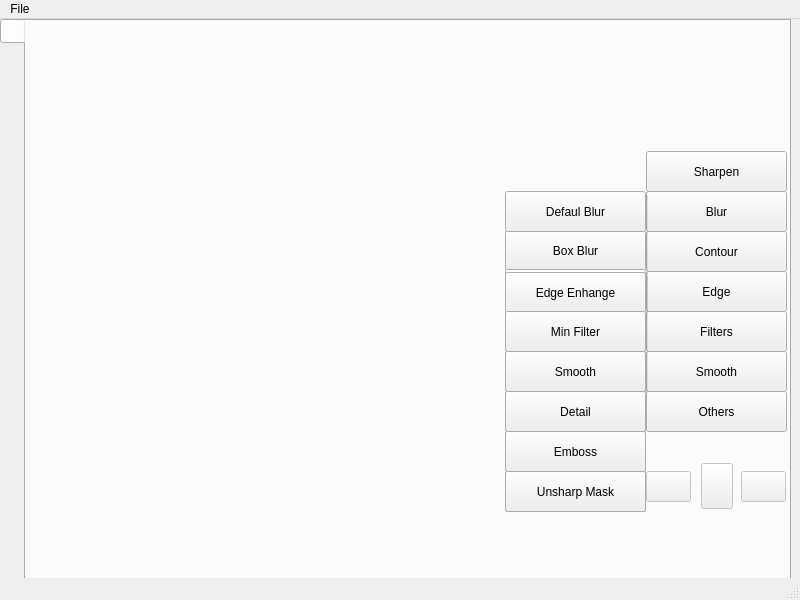
<?xml version="1.0" encoding="UTF-8"?>
<ui version="4.0">
 <class>MainWindow</class>
 <widget class="QMainWindow" name="MainWindow">
  <property name="geometry">
   <rect>
    <x>0</x>
    <y>0</y>
    <width>800</width>
    <height>600</height>
   </rect>
  </property>
  <property name="minimumSize">
   <size>
    <width>800</width>
    <height>600</height>
   </size>
  </property>
  <property name="maximumSize">
   <size>
    <width>1920</width>
    <height>1080</height>
   </size>
  </property>
  <property name="windowTitle">
   <string>Resim Düzenleyici | Maresal PRM</string>
  </property>
  <property name="windowIcon">
   <iconset>
    <normaloff>icons/mplog_mini.png</normaloff>icons/mplog_mini.png</iconset>
  </property>
  <property name="tabShape">
   <enum>QTabWidget::Triangular</enum>
  </property>
  <widget class="QWidget" name="centralwidget">
   <widget class="QTabWidget" name="tabWidget">
    <property name="geometry">
     <rect>
      <x>0</x>
      <y>0</y>
      <width>791</width>
      <height>611</height>
     </rect>
    </property>
    <property name="tabPosition">
     <enum>QTabWidget::West</enum>
    </property>
    <property name="tabShape">
     <enum>QTabWidget::Rounded</enum>
    </property>
    <property name="currentIndex">
     <number>0</number>
    </property>
    <property name="tabsClosable">
     <bool>false</bool>
    </property>
    <property name="movable">
     <bool>false</bool>
    </property>
    <property name="tabBarAutoHide">
     <bool>false</bool>
    </property>
    <widget class="QWidget" name="tab">
     <attribute name="title">
      <string/>
     </attribute>
     <widget class="QLabel" name="label">
      <property name="geometry">
       <rect>
        <x>20</x>
        <y>20</y>
        <width>571</width>
        <height>511</height>
       </rect>
      </property>
      <property name="text">
       <string/>
      </property>
     </widget>
     <widget class="QFrame" name="frame">
      <property name="geometry">
       <rect>
        <x>600</x>
        <y>60</y>
        <width>181</width>
        <height>431</height>
       </rect>
      </property>
      <property name="styleSheet">
       <string notr="true">#frame{image: url(:/icons/icons/bar.png);}</string>
      </property>
      <property name="frameShape">
       <enum>QFrame::NoFrame</enum>
      </property>
      <property name="frameShadow">
       <enum>QFrame::Raised</enum>
      </property>
      <widget class="QPushButton" name="pushButton">
       <property name="geometry">
        <rect>
         <x>20</x>
         <y>70</y>
         <width>141</width>
         <height>41</height>
        </rect>
       </property>
       <property name="styleSheet">
        <string notr="true">#pushButton{border-image: url(:/icons/icons/btn1.png);}
#pushButton:hover{border-image: url(:/icons/icons/btn.png);}</string>
       </property>
       <property name="text">
        <string>Sharpen</string>
       </property>
      </widget>
      <widget class="QPushButton" name="pushButton_2">
       <property name="geometry">
        <rect>
         <x>20</x>
         <y>110</y>
         <width>141</width>
         <height>41</height>
        </rect>
       </property>
       <property name="styleSheet">
        <string notr="true">#pushButton_2{border-image: url(:/icons/icons/btn1.png);}
#pushButton_2:hover{border-image: url(:/icons/icons/btn.png);}</string>
       </property>
       <property name="text">
        <string>Blur</string>
       </property>
      </widget>
      <widget class="QPushButton" name="pushButton_3">
       <property name="geometry">
        <rect>
         <x>20</x>
         <y>150</y>
         <width>141</width>
         <height>41</height>
        </rect>
       </property>
       <property name="styleSheet">
        <string notr="true">#pushButton_3{border-image: url(:/icons/icons/btn1.png);}
#pushButton_3:hover{border-image: url(:/icons/icons/btn.png);}</string>
       </property>
       <property name="text">
        <string>Contour</string>
       </property>
      </widget>
      <widget class="QPushButton" name="pushButton_4">
       <property name="geometry">
        <rect>
         <x>20</x>
         <y>190</y>
         <width>141</width>
         <height>41</height>
        </rect>
       </property>
       <property name="styleSheet">
        <string notr="true">#pushButton_4{border-image: url(:/icons/icons/btn1.png);}
#pushButton_4:hover{border-image: url(:/icons/icons/btn.png);}</string>
       </property>
       <property name="text">
        <string>Edge</string>
       </property>
      </widget>
      <widget class="QPushButton" name="pushButton_5">
       <property name="geometry">
        <rect>
         <x>20</x>
         <y>230</y>
         <width>141</width>
         <height>41</height>
        </rect>
       </property>
       <property name="styleSheet">
        <string notr="true">#pushButton_5{border-image: url(:/icons/icons/btn1.png);}
#pushButton_5:hover{border-image: url(:/icons/icons/btn.png);}</string>
       </property>
       <property name="text">
        <string>Filters</string>
       </property>
      </widget>
      <widget class="QPushButton" name="pushButton_6">
       <property name="geometry">
        <rect>
         <x>20</x>
         <y>270</y>
         <width>141</width>
         <height>41</height>
        </rect>
       </property>
       <property name="styleSheet">
        <string notr="true">#pushButton_6{border-image: url(:/icons/icons/btn1.png);}
#pushButton_6:hover{border-image: url(:/icons/icons/btn.png);}</string>
       </property>
       <property name="text">
        <string>Smooth</string>
       </property>
      </widget>
      <widget class="QPushButton" name="pushButton_7">
       <property name="geometry">
        <rect>
         <x>20</x>
         <y>310</y>
         <width>141</width>
         <height>41</height>
        </rect>
       </property>
       <property name="styleSheet">
        <string notr="true">#pushButton_7{border-image: url(:/icons/icons/btn1.png);}
#pushButton_7:hover{border-image: url(:/icons/icons/btn.png);}</string>
       </property>
       <property name="text">
        <string>Others</string>
       </property>
      </widget>
      <widget class="QPushButton" name="pushButton_8">
       <property name="enabled">
        <bool>false</bool>
       </property>
       <property name="geometry">
        <rect>
         <x>20</x>
         <y>390</y>
         <width>45</width>
         <height>31</height>
        </rect>
       </property>
       <property name="styleSheet">
        <string notr="true">#pushButton_8{border-image: url(:/icons/icons/closeleft.png);}
</string>
       </property>
       <property name="text">
        <string/>
       </property>
      </widget>
      <widget class="QPushButton" name="pushButton_9">
       <property name="enabled">
        <bool>false</bool>
       </property>
       <property name="geometry">
        <rect>
         <x>115</x>
         <y>390</y>
         <width>45</width>
         <height>31</height>
        </rect>
       </property>
       <property name="styleSheet">
        <string notr="true">#pushButton_9{border-image: url(:/icons/icons/closeright.png);}

</string>
       </property>
       <property name="text">
        <string/>
       </property>
      </widget>
      <widget class="QPushButton" name="pushButton_10">
       <property name="enabled">
        <bool>false</bool>
       </property>
       <property name="geometry">
        <rect>
         <x>75</x>
         <y>382</y>
         <width>32</width>
         <height>46</height>
        </rect>
       </property>
       <property name="styleSheet">
        <string notr="true">#pushButton_10{border-image: url(:/icons/icons/restartclose.png);}

</string>
       </property>
       <property name="text">
        <string notr="true"/>
       </property>
       <property name="shortcut">
        <string notr="true"/>
       </property>
      </widget>
     </widget>
     <widget class="QGroupBox" name="groupBox">
      <property name="geometry">
       <rect>
        <x>479</x>
        <y>170</y>
        <width>143</width>
        <height>121</height>
       </rect>
      </property>
      <property name="title">
       <string/>
      </property>
      <property name="alignment">
       <set>Qt::AlignCenter</set>
      </property>
      <widget class="QPushButton" name="pushButton_12">
       <property name="geometry">
        <rect>
         <x>0</x>
         <y>39</y>
         <width>141</width>
         <height>41</height>
        </rect>
       </property>
       <property name="styleSheet">
        <string notr="true">#pushButton_12{border-image: url(:/icons/icons/btn1.png);}
#pushButton_12:hover{border-image: url(:/icons/icons/btn.png);}</string>
       </property>
       <property name="text">
        <string>Box Blur</string>
       </property>
      </widget>
      <widget class="QPushButton" name="pushButton_13">
       <property name="geometry">
        <rect>
         <x>0</x>
         <y>78</y>
         <width>141</width>
         <height>41</height>
        </rect>
       </property>
       <property name="styleSheet">
        <string notr="true">#pushButton_13{border-image: url(:/icons/icons/btn1.png);}
#pushButton_13:hover{border-image: url(:/icons/icons/btn.png);}</string>
       </property>
       <property name="text">
        <string>Gaussian Blur</string>
       </property>
      </widget>
      <widget class="QPushButton" name="pushButton_11">
       <property name="geometry">
        <rect>
         <x>0</x>
         <y>0</y>
         <width>141</width>
         <height>41</height>
        </rect>
       </property>
       <property name="styleSheet">
        <string notr="true">#pushButton_11{border-image: url(:/icons/icons/btn1.png);}
#pushButton_11:hover{border-image: url(:/icons/icons/btn.png);}</string>
       </property>
       <property name="text">
        <string>Defaul Blur</string>
       </property>
      </widget>
     </widget>
     <widget class="QGroupBox" name="groupBox_2">
      <property name="geometry">
       <rect>
        <x>479</x>
        <y>251</y>
        <width>143</width>
        <height>120</height>
       </rect>
      </property>
      <property name="title">
       <string/>
      </property>
      <property name="alignment">
       <set>Qt::AlignCenter</set>
      </property>
      <widget class="QPushButton" name="pushButton_14">
       <property name="geometry">
        <rect>
         <x>0</x>
         <y>39</y>
         <width>141</width>
         <height>41</height>
        </rect>
       </property>
       <property name="styleSheet">
        <string notr="true">#pushButton_14{border-image: url(:/icons/icons/btn1.png);}
#pushButton_14:hover{border-image: url(:/icons/icons/btn.png);}</string>
       </property>
       <property name="text">
        <string>Edge Enhange More</string>
       </property>
      </widget>
      <widget class="QPushButton" name="pushButton_16">
       <property name="geometry">
        <rect>
         <x>0</x>
         <y>0</y>
         <width>141</width>
         <height>41</height>
        </rect>
       </property>
       <property name="styleSheet">
        <string notr="true">#pushButton_16{border-image: url(:/icons/icons/btn1.png);}
#pushButton_16:hover{border-image: url(:/icons/icons/btn.png);}</string>
       </property>
       <property name="text">
        <string>Edge Enhange</string>
       </property>
      </widget>
      <widget class="QPushButton" name="pushButton_15">
       <property name="geometry">
        <rect>
         <x>0</x>
         <y>79</y>
         <width>141</width>
         <height>41</height>
        </rect>
       </property>
       <property name="styleSheet">
        <string notr="true">#pushButton_15{border-image: url(:/icons/icons/btn1.png);}
#pushButton_15:hover{border-image: url(:/icons/icons/btn.png);}</string>
       </property>
       <property name="text">
        <string>Find Edges</string>
       </property>
      </widget>
     </widget>
     <widget class="QGroupBox" name="groupBox_3">
      <property name="geometry">
       <rect>
        <x>479</x>
        <y>290</y>
        <width>141</width>
        <height>201</height>
       </rect>
      </property>
      <property name="title">
       <string/>
      </property>
      <widget class="QPushButton" name="pushButton_17">
       <property name="geometry">
        <rect>
         <x>0</x>
         <y>40</y>
         <width>141</width>
         <height>41</height>
        </rect>
       </property>
       <property name="styleSheet">
        <string notr="true">#pushButton_17{border-image: url(:/icons/icons/btn1.png);}
#pushButton_17:hover{border-image: url(:/icons/icons/btn.png);}</string>
       </property>
       <property name="text">
        <string>Max Filter</string>
       </property>
      </widget>
      <widget class="QPushButton" name="pushButton_18">
       <property name="geometry">
        <rect>
         <x>0</x>
         <y>80</y>
         <width>141</width>
         <height>41</height>
        </rect>
       </property>
       <property name="styleSheet">
        <string notr="true">#pushButton_18{border-image: url(:/icons/icons/btn1.png);}
#pushButton_18:hover{border-image: url(:/icons/icons/btn.png);}</string>
       </property>
       <property name="text">
        <string>Median Filter</string>
       </property>
      </widget>
      <widget class="QPushButton" name="pushButton_19">
       <property name="geometry">
        <rect>
         <x>0</x>
         <y>120</y>
         <width>141</width>
         <height>41</height>
        </rect>
       </property>
       <property name="styleSheet">
        <string notr="true">#pushButton_19{border-image: url(:/icons/icons/btn1.png);}
#pushButton_19:hover{border-image: url(:/icons/icons/btn.png);}</string>
       </property>
       <property name="text">
        <string>Mode Filter</string>
       </property>
      </widget>
      <widget class="QPushButton" name="pushButton_20">
       <property name="geometry">
        <rect>
         <x>0</x>
         <y>160</y>
         <width>141</width>
         <height>41</height>
        </rect>
       </property>
       <property name="styleSheet">
        <string notr="true">#pushButton_20{border-image: url(:/icons/icons/btn1.png);}
#pushButton_20:hover{border-image: url(:/icons/icons/btn.png);}</string>
       </property>
       <property name="text">
        <string>Rank Filter</string>
       </property>
      </widget>
      <widget class="QPushButton" name="pushButton_21">
       <property name="geometry">
        <rect>
         <x>0</x>
         <y>0</y>
         <width>141</width>
         <height>41</height>
        </rect>
       </property>
       <property name="styleSheet">
        <string notr="true">#pushButton_21{border-image: url(:/icons/icons/btn1.png);}
#pushButton_21:hover{border-image: url(:/icons/icons/btn.png);}</string>
       </property>
       <property name="text">
        <string>Min Filter</string>
       </property>
      </widget>
     </widget>
     <widget class="QGroupBox" name="groupBox_4">
      <property name="geometry">
       <rect>
        <x>479</x>
        <y>330</y>
        <width>141</width>
        <height>81</height>
       </rect>
      </property>
      <property name="title">
       <string/>
      </property>
      <widget class="QPushButton" name="pushButton_22">
       <property name="geometry">
        <rect>
         <x>0</x>
         <y>0</y>
         <width>141</width>
         <height>41</height>
        </rect>
       </property>
       <property name="styleSheet">
        <string notr="true">#pushButton_22{border-image: url(:/icons/icons/btn1.png);}
#pushButton_22:hover{border-image: url(:/icons/icons/btn.png);}</string>
       </property>
       <property name="text">
        <string>Smooth</string>
       </property>
      </widget>
      <widget class="QPushButton" name="pushButton_23">
       <property name="geometry">
        <rect>
         <x>0</x>
         <y>40</y>
         <width>141</width>
         <height>41</height>
        </rect>
       </property>
       <property name="styleSheet">
        <string notr="true">#pushButton_23{border-image: url(:/icons/icons/btn1.png);}
#pushButton_23:hover{border-image: url(:/icons/icons/btn.png);}</string>
       </property>
       <property name="text">
        <string>Smooth More</string>
       </property>
      </widget>
     </widget>
     <widget class="QGroupBox" name="groupBox_5">
      <property name="geometry">
       <rect>
        <x>479</x>
        <y>370</y>
        <width>141</width>
        <height>121</height>
       </rect>
      </property>
      <property name="title">
       <string/>
      </property>
      <widget class="QPushButton" name="pushButton_28">
       <property name="geometry">
        <rect>
         <x>0</x>
         <y>0</y>
         <width>141</width>
         <height>41</height>
        </rect>
       </property>
       <property name="styleSheet">
        <string notr="true">#pushButton_28{border-image: url(:/icons/icons/btn1.png);}
#pushButton_28:hover{border-image: url(:/icons/icons/btn.png);}</string>
       </property>
       <property name="text">
        <string>Detail</string>
       </property>
      </widget>
      <widget class="QPushButton" name="pushButton_24">
       <property name="geometry">
        <rect>
         <x>0</x>
         <y>40</y>
         <width>141</width>
         <height>41</height>
        </rect>
       </property>
       <property name="styleSheet">
        <string notr="true">#pushButton_24{border-image: url(:/icons/icons/btn1.png);}
#pushButton_24:hover{border-image: url(:/icons/icons/btn.png);}</string>
       </property>
       <property name="text">
        <string>Emboss</string>
       </property>
      </widget>
      <widget class="QPushButton" name="pushButton_25">
       <property name="geometry">
        <rect>
         <x>0</x>
         <y>80</y>
         <width>141</width>
         <height>41</height>
        </rect>
       </property>
       <property name="styleSheet">
        <string notr="true">#pushButton_25{border-image: url(:/icons/icons/btn1.png);}
#pushButton_25:hover{border-image: url(:/icons/icons/btn.png);}</string>
       </property>
       <property name="text">
        <string>Unsharp Mask</string>
       </property>
      </widget>
     </widget>
     <widget class="QLabel" name="label_2">
      <property name="geometry">
       <rect>
        <x>640</x>
        <y>0</y>
        <width>101</width>
        <height>111</height>
       </rect>
      </property>
      <property name="styleSheet">
       <string notr="true">image: url(:/icons/icons/mplog.png);</string>
      </property>
      <property name="text">
       <string/>
      </property>
     </widget>
    </widget>
   </widget>
  </widget>
  <widget class="QMenuBar" name="menubar">
   <property name="geometry">
    <rect>
     <x>0</x>
     <y>0</y>
     <width>800</width>
     <height>21</height>
    </rect>
   </property>
   <widget class="QMenu" name="menuFile">
    <property name="title">
     <string>File</string>
    </property>
    <addaction name="actionOpen"/>
    <addaction name="actionSave"/>
    <addaction name="actionSave_As"/>
    <addaction name="separator"/>
    <addaction name="actionExit"/>
   </widget>
   <addaction name="menuFile"/>
  </widget>
  <widget class="QStatusBar" name="statusbar"/>
  <action name="actionOpen">
   <property name="icon">
    <iconset resource="icons.qrc">
     <normaloff>:/icons/icons/python_mini.png</normaloff>:/icons/icons/python_mini.png</iconset>
   </property>
   <property name="text">
    <string>Open</string>
   </property>
   <property name="shortcut">
    <string>Shift+O</string>
   </property>
  </action>
  <action name="actionSave">
   <property name="icon">
    <iconset resource="icons.qrc">
     <normaloff>:/icons/icons/save.png</normaloff>:/icons/icons/save.png</iconset>
   </property>
   <property name="text">
    <string>Save</string>
   </property>
   <property name="shortcut">
    <string>Shift+S</string>
   </property>
  </action>
  <action name="actionSave_As">
   <property name="icon">
    <iconset resource="icons.qrc">
     <normaloff>:/icons/icons/update.png</normaloff>:/icons/icons/update.png</iconset>
   </property>
   <property name="text">
    <string>Save As</string>
   </property>
   <property name="shortcut">
    <string>Shift+F</string>
   </property>
  </action>
  <action name="actionExit">
   <property name="icon">
    <iconset resource="icons.qrc">
     <normaloff>:/icons/icons/exit.png</normaloff>:/icons/icons/exit.png</iconset>
   </property>
   <property name="text">
    <string>Exit</string>
   </property>
  </action>
 </widget>
 <resources>
  <include location="icons.qrc"/>
 </resources>
 <connections/>
</ui>
